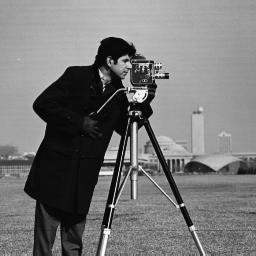
%> input picture TP1/data/cameraman.jpg, 256 x 256 px
$ octave tp1.m   (GNU Octave 9; MATLAB toolbox functions it lacks are replaced by stand-ins)
%> lines starting %> are read from the running program, lines starting %| are printed output that depends on the picture
# Traitement d'Image

pkg load image

# TP1

# 1 - Définitions

printf("> Quelle est la taille minimale entre 2 objets pour qu’ils soient distinguables à 30cm?\n");

# On utilise le théorème de Pythagore étendu (loi des cosinus)
# $a^2 = b^2 + c^2 - 2 b c \cos(\alpha)$
taille_min_cm = sqrt(30^2 * ( 2 - 2 * cosd(1/60)));
printf("Taille minimale entre 2 objets : %f cm\n\n", taille_min_cm);

printf("> Quelle est la taille d’un pixel d’un smarphone de 5 pouces avec une définition HD 720? Si ce smarphone est tenu à 30cm de l’œil, cette définition est-elle suffisante?\n");

taille_pixel_mm = [111/1280, 620/720];
printf("Taille d'un pixel sur un smartphone 5 pouces HD 720 : %fx%f mm\n\n", taille_pixel_mm(1), taille_pixel_mm(2));

printf("> En dessous de quelle distance (entre la personne et l’écran) une personne peut-elle distinguer les pixels d’un écran d’ordinateur de 22 pouces avec une définition HD 1080?\n");

taille_pixel_mm = [487/1920, 274/1080];
printf("Taille d'un pixel sur un écran 22 pouces HD 1080 : %fx%f mm\n", taille_pixel_mm(1), taille_pixel_mm(2));

distance_min = sqrt(((taille_pixel_mm(1)/10)^2)/(2 * (1 - cosd(1/60))));
printf("Distance minimale : %f cm\n\n", distance_min);

#Ultra HD = 3840*2160
ultrahd1 = 3840;
ultrahd2 = 2160;

# HD 1080
hd1 = 1920;
hd2 = 1080;

#taille écran 55 pouces
taille_ecran1_1 = 1218;
taille_ecran1_2 = 685;
taille_pixel_mm1_1 = [taille_ecran1_1/ultrahd1, taille_ecran1_2/ultrahd2];
taille_pixel_mm1_2 = [taille_ecran1_1/hd1, taille_ecran1_2/hd2];

#taille écran 50 pouces
taille_ecran2_1 = 1107;
taille_ecran2_2 = 623;
taille_pixel_mm2_1 = [taille_ecran2_1/ultrahd1, taille_ecran2_2/ultrahd2];
taille_pixel_mm2_2 = [taille_ecran2_1/hd1, taille_ecran2_2/hd2];

#Calcul des distances minimales

distance_min2_1 = sqrt(((taille_pixel_mm2_1(1)/10)^2)/(2 * (1 - cosd(1/60))));
distance_min2_2 = sqrt(((taille_pixel_mm2_2(1)/10)^2)/(2 * (1 - cosd(1/60))));
printf("Distance minimale écran 50 pouces HD : %f cm\n\n", distance_min2_2);
printf("Distance minimale écran 50 pouces Ultra HD : %f cm\n\n", distance_min2_1);

distance_min1_1 = sqrt(((taille_pixel_mm1_1(1)/10)^2)/(2 * (1 - cosd(1/60))));
distance_min1_2 = sqrt(((taille_pixel_mm1_2(1)/10)^2)/(2 * (1 - cosd(1/60))));
printf("Distance minimale écran 55 pouces HD : %f cm\n\n", distance_min1_2);
printf("Distance minimale écran 55 pouces Ultra HD : %f cm\n\n", distance_min1_1);

printf("Entre 50 et 55 pouces, il est necessaire de passer en Ultra HD afin de bien distinguer un écran situé à 2m\n");

printf("\nMANDRILL.BMP\n\n")
#> Quelle est la définition de cette image?

# Install image package
# pkg install image-2.10.0.tar.gz

[cameraman, map, alpha] = imread("data/cameraman.jpg");
%> cameraman is the input picture: size 256x256 uint8; min 0, max 255, mean 118.7
%> map = []; alpha = []
#imshow(cameraman, map);
dimen = size(cameraman);
%> dimen = [256 256]
printf("Dimension de l'image: %dx%d pixels\n\n", dimen(1), dimen(2));
%| Dimension de l'image: 256x256 pixels

#> Quelle est sa taille théorique sur le disque? Comparer avec la taille réelle et commenter.

printf("La taille théorique est de %d * %d * %d = %d bytes\n", dimen(1), dimen(2), 3, dimen(1) * dimen(2) * 3);
%| La taille théorique est de 256 * 256 * 3 = 196608 bytes

info = imfinfo("data/cameraman.jpg");
printf("Taille de l'image sur le disque : %d bytes\n\n", info.FileSize);

# 2 - Quantification

#> Ouvrir le fichier cameraman.jpg et l’afficher. Regarder les fonctions imread, imshow, image, imagesc et colorbar. Sur combien de bits sont représentés les niveaux de gris?

% [16 lines of commented-out code are left out]

#> Afficher l’image en n’utilisant que 128, 64, 32, 16, 8, 4 et 2 niveaux de gris et observer la dégradation visuelle de l’image en cas de sous-quantification trop importante.

cameraman_128 = round(cameraman/2);
cameraman_64 = round(cameraman_128./2);
cameraman_32 = round(cameraman_64./2);
cameraman_16 = round(cameraman_32./2);
cameraman_8 = round(cameraman_16./2);
cameraman_4 = round(cameraman_8./2);
cameraman_2 = round(cameraman_4./2);

% [25 lines of commented-out code are left out]

# 3 - Échantillonnage

#> En utilisant toujours cameraman.jpg, créer en une autre sous-échantillonner avec 2 fois moins de lignes et colonnes.

cameraman_e2 = cameraman(1:2:size(cameraman)(1), 1:2:size(cameraman)(2));
% [6 lines of commented-out code are left out]

#> Même question mais avec 4 fois moins de lignes et de colonnes.

cameraman_e4 = cameraman(1:4:size(cameraman)(1), 1:4:size(cameraman)(2));
% [6 lines of commented-out code are left out]

#> Pour chacune des 2 images sous échantillonnées créées, sur échantillonner là (en utilisant interp2 et meshgrid) afin d’obtenir une image de la taille d’origine. Commenter (se rappeler du cours du traitement du signal, Shannon par exemple).


[Xq,Yq] = meshgrid(1:0.5:128.5);
cameraman_se2 = interp2(cameraman_e2,Xq,Yq);size(cameraman_se2)
%> after `size(cameraman_se2)`: ans = [256 256]
% [13 lines of commented-out code are left out]

[Xq,Yq] = meshgrid(1:0.5:64.5);
cameraman_se4 = interp2(cameraman_e4,Xq,Yq);size(cameraman_se2)#size(cameraman_se4)
%> after `size(cameraman_se2)`: ans = [256 256]
% [13 lines of commented-out code are left out]

# 4- Espaces colorimétriques

%RGB color
[pool, map, alpha] = imread("data/pool.jpg");
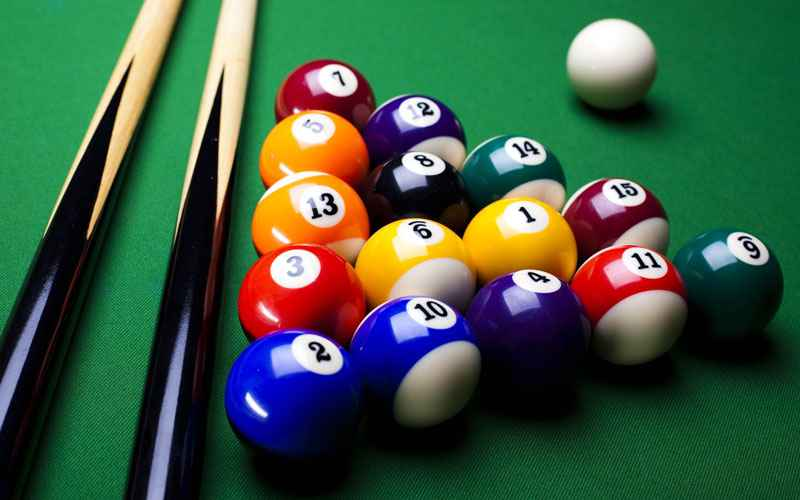
%> input picture TP1/data/pool.jpg, 800 x 500 px
%> pool is the input picture: size 500x800x3 uint8; mean R, G, B 61.7, 90.4, 66.5
% [8 lines of commented-out code are left out]
redChannel = pool(:,:,1);
greenChannel = pool(:,:,2);
blueChannel = pool(:,:,3);
blackChannel = zeros(size(pool, 1), size(pool, 2), 'uint8');

% Create color versions of the individual color channels.
just_red = cat(3, redChannel, blackChannel, blackChannel);
just_green = cat(3, blackChannel, greenChannel, blackChannel);
just_blue = cat(3, blackChannel, blackChannel, blueChannel);
gray_red = rgb2gray(just_red);
gray_green = rgb2gray(just_green);
gray_blue = rgb2gray(just_blue);

% [30 lines of commented-out code are left out]

pool_yuv = rgb2ycbcr(pool);
%> pool_yuv: size 500x800x3 uint8; mean of channels 1, 2, 3 83.9, 121.8, 117.1

% Extract YUV channels.
YChannel = pool_yuv(:,:,1);
UChannel = pool_yuv(:,:,2);
VChannel = pool_yuv(:,:,3);
% [28 lines of commented-out code are left out]

pool_hsv= rgb2hsv(pool);
%> pool_hsv: size 500x800x3 double; mean H, S, V 0.409, 0.696, 0.438

% Extract YUV channels.
HChannel = pool_hsv(:,:,1);
SChannel = pool_hsv(:,:,2);
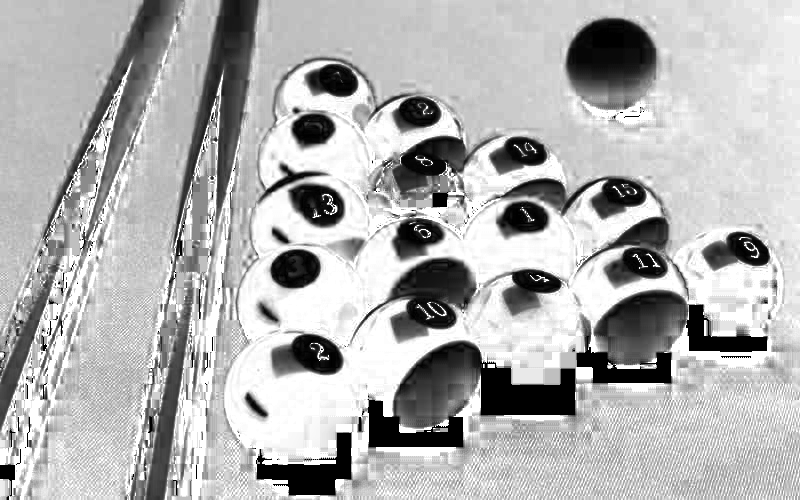
%> SChannel: size 500x800 double; min 0, max 1, mean 0.696
VChannel = pool_hsv(:,:,3);
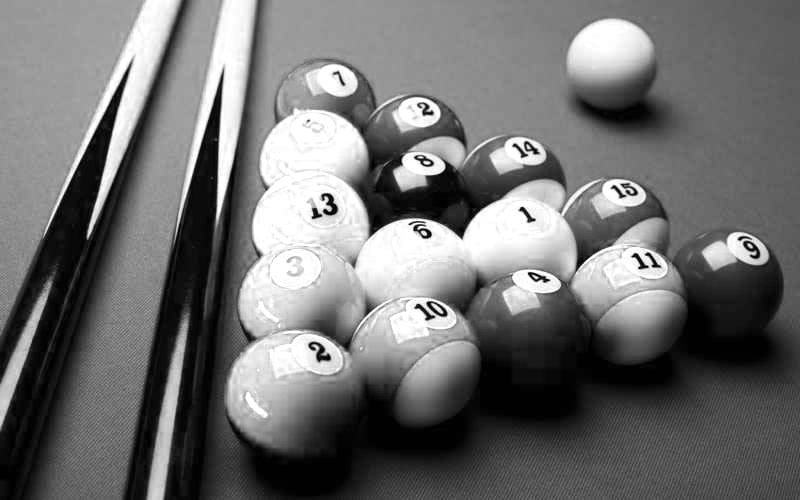
%> VChannel: size 500x800 double; min 0, max 1, mean 0.438

% [20 lines of commented-out code are left out]

# 5 - 7 Différences

[err1, map1, alpha1] = imread("data/erreurs_7_1.jpg");
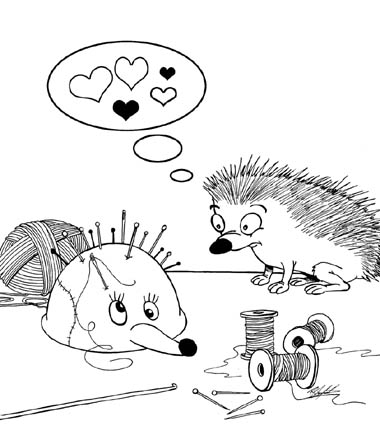
%> input picture TP1/data/erreurs_7_1.jpg, 380 x 442 px
%> err1 is the input picture: size 442x380x3 uint8; min 0, max 255, mean 234.6
%> map1 = []; alpha1 = []
[err2, map2, alpha2] = imread("data/erreurs_7_2.jpg");
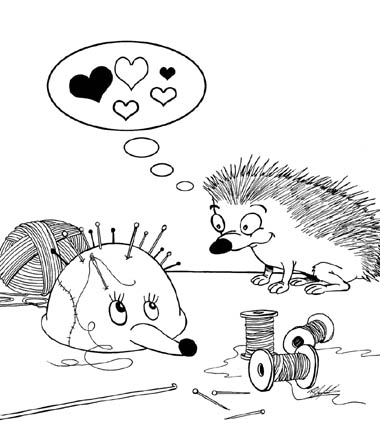
%> input picture TP1/data/erreurs_7_2.jpg, 380 x 442 px
%> err2 is the input picture: size 442x380x3 uint8; min 0, max 255, mean 233.9
%> map2 = []; alpha2 = []

diff21 = max(err2 - err1, 0);
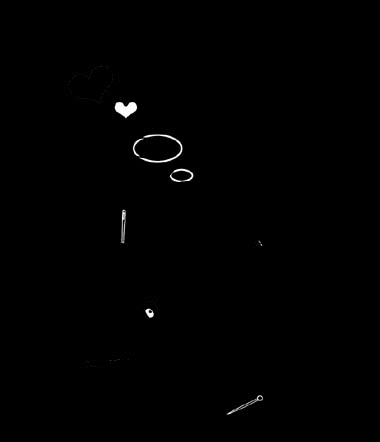
%> diff21: size 442x380x3 uint8; min 0, max 255, mean 1.1
diff21_r = 255 - diff21;
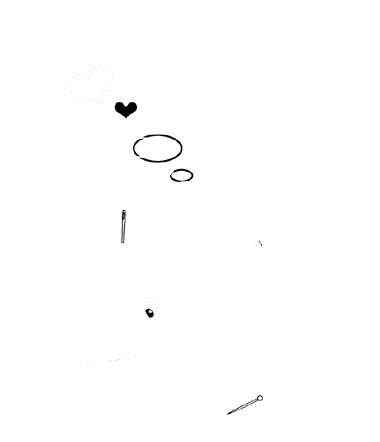
%> diff21_r: size 442x380x3 uint8; min 0, max 255, mean 253.9
%> (the run ends here)
